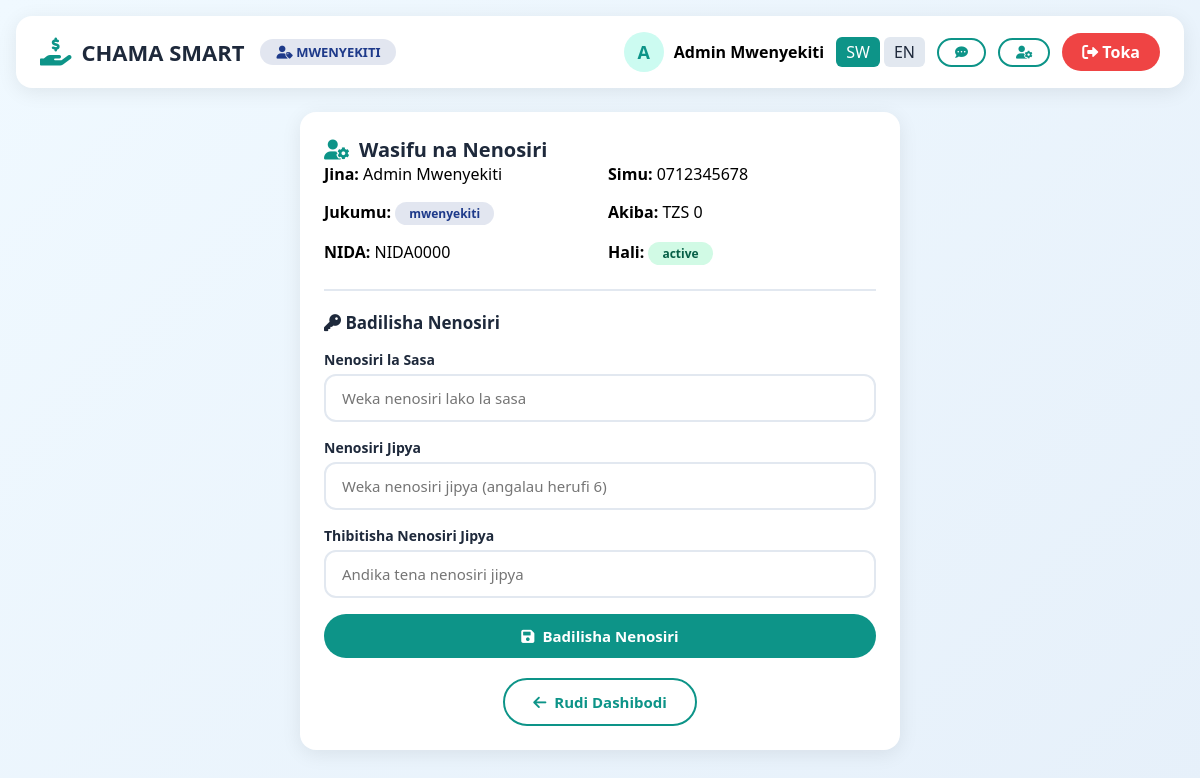
The app's page /profile.php (signed in) with its own data.
### tables this page shows
CREATE TABLE wanakikundi (
    id INT AUTO_INCREMENT PRIMARY KEY,
    first_name VARCHAR(50) NOT NULL,
    last_name VARCHAR(50) NOT NULL,
    phone VARCHAR(15) UNIQUE NOT NULL,
    email VARCHAR(100),
    nida VARCHAR(20) UNIQUE,
    role ENUM('mwenyekiti','katibu','mhazina','mkaguzi','mwanakikundi') DEFAULT 'mwanakikundi',
    password VARCHAR(255) NOT NULL,
    savings DECIMAL(12,2) DEFAULT 0,
    monthly_income DECIMAL(12,2) DEFAULT 0,
    language ENUM('sw','en') DEFAULT 'sw',
    mpesa_phone VARCHAR(15),
    status ENUM('pending','active','inactive','suspended') DEFAULT 'pending',
    confirmed_by INT,
    confirmed_at TIMESTAMP,
    join_date DATE DEFAULT (CURRENT_DATE),
    last_login TIMESTAMP,
    created_at TIMESTAMP DEFAULT CURRENT_TIMESTAMP,
    FOREIGN KEY (confirmed_by) REFERENCES wanakikundi(id)
);

### config.php (called while the page is built, shortened)
<?php
try {
    $pdo = new PDO("mysql:host=".DB_HOST.";dbname=".DB_NAME, DB_USER, DB_PASS);
    $pdo->setAttribute(PDO::ATTR_ERRMODE, PDO::ERRMODE_EXCEPTION);
    $pdo->setAttribute(PDO::ATTR_DEFAULT_FETCH_MODE, PDO::FETCH_ASSOC);
} catch(PDOException $e) {
    die("Database connection failed: " . $e->getMessage());
}
function isLoggedIn() {
    return isset($_SESSION['user_id']);
}
function getCurrentUser() {
    global $pdo;
    $stmt = $pdo->prepare("SELECT * FROM wanakikundi WHERE id = ?");
    $stmt->execute([$_SESSION['user_id']]);
    return $stmt->fetch();
}
function getLanguage() {
    $user = getCurrentUser();
    if($user && isset($user['language'])) {
        return $user['language'];
    }
    return $_SESSION['lang'] ?? 'sw';
}
function t($key, $lang = null) {
    global $pdo;
    if(!$lang) $lang = getLanguage();
    static $translations = [];
    if(empty($translations)) {
        $stmt = $pdo->query("SELECT * FROM translations");
        while($row = $stmt->fetch()) {
            $translations[$row['key_string']] = $row;
        }
    }
    if(isset($translations[$key])) {
        return $lang === 'en' ? $translations[$key]['english'] : $translations[$key]['swahili'];
    }
    return $key;
}
?>

### profile.php (the view, shortened to what this page needs)
<?php
require_once 'config.php';
?>
<!DOCTYPE html>
<html lang="<?php echo getLanguage(); ?>">
<head>
    <link rel="stylesheet" href="assets/css/style.css">
    <link rel="stylesheet" href="https://cdnjs.cloudflare.com/ajax/libs/font-awesome/6.0.0-beta3/css/all.min.css">
</head>
<body>
    <div class="container">
        <?php include 'includes/header.php'; ?>
        <div class="dashboard-card fade-in" style="max-width: 600px; margin: 0 auto;">
            <h2><i class="fas fa-user-cog"></i> Wasifu na Nenosiri</h2>
            <div style="display: grid; grid-template-columns: 1fr 1fr; gap: 16px; margin-bottom: 24px;">
                <div><strong>Jina:</strong> <?php echo htmlspecialchars($user['first_name'] . ' ' . $user['last_name']); ?></div>
                <div><strong>Simu:</strong> <?php echo htmlspecialchars($user['phone']); ?></div>
                <div><strong>Jukumu:</strong> <span class="badge badge-<?php echo $user['role']; ?>"><?php echo $user['role']; ?></span></div>
                <div><strong>Akiba:</strong> TZS <?php echo number_format($user['savings']); ?></div>
                <div><strong>NIDA:</strong> <?php echo htmlspecialchars($user['nida'] ?? '-'); ?></div>
                <div><strong>Hali:</strong> <span class="badge badge-<?php echo $user['status']; ?>"><?php echo $user['status']; ?></span></div>
            </div>
            <hr style="margin: 20px 0; border: none; border-top: 2px solid #e2e8f0;">
            <h3><i class="fas fa-key"></i> Badilisha Nenosiri</h3>
            <form method="POST" style="margin-top: 16px;">
                <div class="form-group">
                    <label>Nenosiri la Sasa</label>
                    <input type="password" name="current_password" placeholder="Weka nenosiri lako la sasa" required>
                </div>
                <div class="form-group">
                    <label>Nenosiri Jipya</label>
                    <input type="password" name="new_password" placeholder="Weka nenosiri jipya (angalau herufi 6)" required>
                </div>
                <div class="form-group">
                    <label>Thibitisha Nenosiri Jipya</label>
                    <input type="password" name="confirm_password" placeholder="Andika tena nenosiri jipya" required>
                </div>
                <button type="submit" class="btn btn-primary">
                    <i class="fas fa-save"></i> Badilisha Nenosiri
                </button>
            </form>
            <div style="margin-top: 20px; text-align: center;">
                <a href="dashboard.php" class="btn btn-outline" style="width: auto;">
                    <i class="fas fa-arrow-left"></i> Rudi Dashibodi
                </a>
            </div>
        </div>
    </div>
</body>
</html>

### includes/header.php (shortened to what this page needs)
<?php
$user = getCurrentUser();
$current_lang = getLanguage();
?>
<div class="header">
    <div class="header-left">
        <a href="dashboard.php" class="brand">
            <i class="fas fa-hand-holding-usd"></i>
            <h1><?php echo APP_NAME; ?></h1>
        </a>
        <span class="user-role role-<?php echo $user['role']; ?>">
            <i class="fas fa-user-tag"></i> <?php echo strtoupper($user['role']); ?>
        </span>
    </div>
    <div class="header-right">
        <div class="user-info">
            <div class="avatar">
                <?php echo strtoupper(substr($user['first_name'], 0, 1)); ?>
            </div>
            <span><strong><?php echo htmlspecialchars($user['first_name'] . ' ' . $user['last_name']); ?></strong></span>
        </div>
        <div style="display: flex; gap: 4px;">
            <a href="language.php?lang=sw" style="padding: 4px 10px; border-radius: 6px; text-decoration: none; <?php echo $current_lang === 'sw' ? 'background: #0d9488; color: white;' : 'background: #e2e8f0; color: #1e293b;'; ?>">
                SW
            </a>
            <a href="language.php?lang=en" style="padding: 4px 10px; border-radius: 6px; text-decoration: none; <?php echo $current_lang === 'en' ? 'background: #0d9488; color: white;' : 'background: #e2e8f0; color: #1e293b;'; ?>">
                EN
            </a>
        </div>
        <a href="chat.php" class="btn btn-sm btn-outline" style="position: relative;">
            <i class="fas fa-comment-dots"></i>
        </a>
        <a href="profile.php" class="btn btn-sm btn-outline">
            <i class="fas fa-user-cog"></i>
        </a>
        <a href="logout.php" class="btn-logout">
            <i class="fas fa-sign-out-alt"></i> <?php echo t('logout'); ?>
        </a>
    </div>
</div>

### assets/css/style.css (style rules this page uses)
:root { --primary: #0d9488; --primary-dark: #0f766e; --primary-light: #ccfbf1; --secondary: #6366f1; --success: #10b981; --danger: #ef4444; --warning: #f59e0b; --info: #3b82f6; --dark: #1e293b; --gray: #64748b; --light: #f8fafc; --white: #ffffff; --shadow: 0 4px 20px rgba(0,0,0,0.08); --radius: 16px; --transition: all 0.3s ease; }
* { margin: 0; padding: 0; box-sizing: border-box; font-family: 'Segoe UI', Tahoma, Geneva, Verdana, sans-serif; }
body { background: linear-gradient(135deg, #f0f9ff 0%, #e6f0fa 100%); min-height: 100vh; padding: 16px; }
.container { max-width: 1400px; margin: 0 auto; }
.form-group { margin-bottom: 16px; }
.form-group label { display: block; margin-bottom: 5px; font-weight: 600; color: var(--dark); font-size: 14px; }
.form-group input, .form-group select, .form-group textarea { width: 100%; padding: 12px 16px; border: 2px solid #e2e8f0; border-radius: 12px; font-size: 15px; transition: var(--transition); background: var(--white); }
.btn { display: inline-flex; align-items: center; justify-content: center; gap: 8px; padding: 12px 28px; border: none; border-radius: 40px; font-weight: 700; font-size: 15px; cursor: pointer; transition: var(--transition); text-decoration: none; width: 100%; }
.btn-primary { background: var(--primary); color: var(--white); }
.btn-outline { background: transparent; border: 2px solid var(--primary); color: var(--primary); }
.btn-sm { padding: 6px 16px; font-size: 13px; width: auto; }
.btn-logout { background: var(--danger); color: var(--white); padding: 8px 20px; border-radius: 40px; text-decoration: none; font-weight: 600; transition: var(--transition); }
.header { background: var(--white); padding: 16px 24px; border-radius: var(--radius); display: flex; justify-content: space-between; align-items: center; margin-bottom: 24px; box-shadow: var(--shadow); flex-wrap: wrap; gap: 12px; }
.header-left { display: flex; align-items: center; gap: 16px; flex-wrap: wrap; }
.header-left .brand { display: flex; align-items: center; gap: 10px; text-decoration: none; }
.header-left .brand h1 { font-size: 22px; color: var(--dark); font-weight: 700; }
.header-left .brand i { font-size: 28px; color: var(--primary); }
.user-role { padding: 4px 16px; border-radius: 40px; font-weight: 700; font-size: 13px; }
.role-mwenyekiti { background: #1e3a8a20; color: #1e3a8a; }
.header-right { display: flex; align-items: center; gap: 12px; flex-wrap: wrap; }
.header-right .user-info { display: flex; align-items: center; gap: 10px; }
.header-right .user-info .avatar { width: 40px; height: 40px; border-radius: 50%; background: var(--primary-light); display: flex; align-items: center; justify-content: center; color: var(--primary); font-weight: 700; font-size: 18px; }
.dashboard-card { background: var(--white); padding: 24px; border-radius: var(--radius); margin-bottom: 24px; box-shadow: var(--shadow); }
.dashboard-card h2 { font-size: 20px; color: var(--dark); display: flex; align-items: center; gap: 10px; }
.dashboard-card h2 i { color: var(--primary); }
.dashboard-card h3 { font-size: 17px; color: var(--dark); margin: 16px 0 12px 0; }
.badge { padding: 3px 14px; border-radius: 40px; font-size: 12px; font-weight: 600; display: inline-block; }
.badge-active { background: #d1fae5; color: #065f46; }
.badge-mwenyekiti { background: #1e3a8a20; color: #1e3a8a; }
.fade-in { animation: fadeIn 0.5s ease; }

### records on screen
wanakikundi: role "MWENYEKITI", first_name "A", first_name+last_name "Admin Mwenyekiti", phone "0712345678", role "mwenyekiti", savings "0", nida "NIDA0000", status "active"

### other values on screen
APP_NAME "CHAMA SMART"
t('logout') "Toka"
